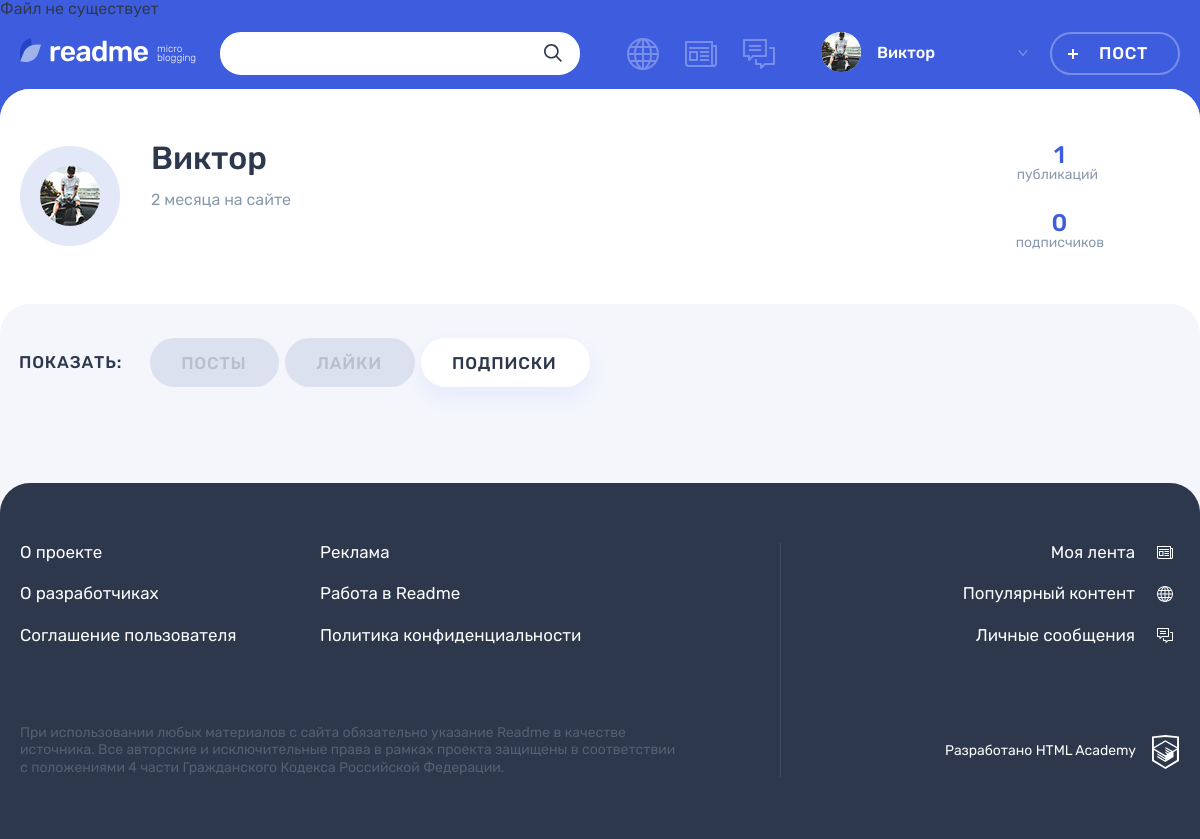
Page /profile.php?id=3&tab=subscriptions (signed in) on the committed database.
### tables this page shows
CREATE TABLE users (
    id INT AUTO_INCREMENT PRIMARY KEY,
    name VARCHAR(128) NOT NULL UNIQUE, 
    password VARCHAR(64) NOT NULL,
    email VARCHAR(128) NOT NULL UNIQUE,
    avatar_img VARCHAR(128),
    created_at TIMESTAMP DEFAULT CURRENT_TIMESTAMP
);

### helpers.php (called while the page is built, shortened)
<?php
function get_noun_plural_form(int $number, string $one, string $two, string $many): string
{
    $number = (int)$number;
    $mod10 = $number % 10;
    $mod100 = $number % 100;
    switch (true) {
        case ($mod10 >= 2 && $mod10 <= 4):
            return $two;
    }
}
function include_template($name, array $data = [])
{
    $name = 'templates/' . $name;
    extract($data);
    require $name;
    $result = ob_get_clean();
    return $result;
}
function make_datetime_relative($datetime, $end_string = " назад")
{
    $ts_input = strtotime($datetime);
    $ts_now = time();
    $count_minutes = ceil(($ts_now - $ts_input) / 60);
    $string = "";
    switch ($count_minutes) {
        case $count_minutes < 60 * 24 * 365:
            $count = ceil($count_minutes / 60 / 24 / 31);
            $string = $count . get_noun_plural_form($count, " месяц", " месяца", " месяцев");
            break;
    }
    $string .= $end_string;
    return $string;
}
function make_select_query($db_link, $sql, $one = false)
{
    $result = mysqli_query($db_link, $sql);
    if ($result) {
        if ($one) {
            return mysqli_fetch_assoc($result);
        }
        return mysqli_fetch_all($result, MYSQLI_ASSOC);
    }
}

### init.php (called while the page is built, shortened)
<?php
if (!isset($_SESSION['user'])) {
    header("Location: /index.php");
    exit();
} else {
    $is_auth = 1;
}
$user = $_SESSION['user'];
$header_my_nav = [
    [
        'page' => 'popular',
        'title' => 'Популярный контент'
    ],
    [
        'page' => 'feed',
        'title' => 'Моя лента'
    ],
    [
        'page' => 'messages',
        'title' => 'Личные сообщения'
    ]
];

### templates/profile-main.php (the view, shortened to what this page needs)
<main class="page__main page__main--profile">
    <div class="profile profile--<?=$tab; ?>">
        <div class="profile__user-wrapper">
            <div class="profile__user user container">
                <div class="profile__user-info user__info">
                    <div class="profile__avatar user__avatar">
                        <img class="profile__picture user__picture" src="img/<?=$user_profile['avatar_img']; ?>" alt="Аватар пользователя">
                    </div>
                <div class="profile__name-wrapper user__name-wrapper">
                    <span class="profile__name user__name"><?=$user_profile['name']; ?></span>
                    <time class="profile__user-time user__time" datetime="<?=$user_profile['created_at']; ?>"><?=make_datetime_relative($user_profile['created_at'], ' на сайте');?></time>
                </div>
            </div>
            <div class="profile__rating user__rating">
                <p class="profile__rating-item user__rating-item user__rating-item--publications">
                    <span class="user__rating-amount"><?=$user_profile['posts_count']; ?></span>
                    <span class="profile__rating-text user__rating-text">публикаций</span>
                </p>
                <p class="profile__rating-item user__rating-item user__rating-item--subscribers">
                    <span class="user__rating-amount"><?=$user_profile['subs']; ?></span>
                    <span class="profile__rating-text user__rating-text">подписчиков</span>
                </p>
            </div>
        </div>
        <div class="profile__tabs-wrapper tabs">
            <div class="container">
                <div class="profile__tabs filters">
                    <b class="profile__tabs-caption filters__caption">Показать:</b>
                    <ul class="profile__tabs-list filters__list tabs__list">
                        <?php foreach ($tabs as $element): ?>
                            <li class="profile__tabs-item filters__item tabs__item">
                                <a class="profile__tabs-link filters__button <?php if ($tab === $element['tab']): ?>filters__button--active button"<?php else: ?> button" href="/profile.php?<?=http_build_query(array_merge($_GET, ['tab' => $element['tab']]));?>"<?php endif; ?>><?=$element['title']; ?></a>
                            </li>
                        <?php endforeach; ?>
                    </ul>
                </div>
            </div>
        </div>
    </div>
</main>

### templates/layout.php (shortened to what this page needs)
<!DOCTYPE html>
<html lang="ru">
<head>
    <link rel="stylesheet" href="css/main.css">
</head>
<body class="page">
<header class="header">
    <div class="header__wrapper container">
        <div class="header__logo-wrapper">
            <a class="header__logo-link" href="index.php">
                <img class="header__logo" src="img/logo.svg" alt="Логотип readme" width="128" height="24">
            </a>
            <p class="header__topic">
                micro blogging
            </p>
        </div>
        <?php if ($is_auth === 1): ?>
        <form class="header__search-form form" action="/search.php" method="get">
            <div class="header__search">
                <input class="header__search-input form__input" name="query" type="search" value="<?=$search; ?>">
                <button class="header__search-button button" type="submit">
                    <svg class="header__search-icon" width="18" height="18">
                        <use xlink:href="#icon-search"></use>
                    </svg>
                </button>
            </div>
        </form>
        <?php endif; ?>
        <div class="header__nav-wrapper">
            <nav class="header__nav">
                <?php if ($is_auth === 1): ?>
                <ul class="header__my-nav">
                    <?php foreach ($header_my_nav as $element): ?>
                        <li class="header__my-page header__my-page--<?=$element['page']; ?>">
                            <a class="header__page-link<?php if ($page === $element['page']): ?> header__page-link--active"<?php else: ?>" href="<?=$element['page']; ?>.php"<?php endif; ?> title="<?=$element['title']?>">
                            </a>
                        </li>
                    <?php endforeach; ?>
                </ul>
                <ul class="header__user-nav">
                    <li class="header__profile">
                        <a class="header__profile-link" href="#">
                            <div class="header__avatar-wrapper">
                                <img class="header__profile-avatar" src="img/<?=$user['avatar_img']?>" alt="Аватар профиля">
                            </div>
                            <div class="header__profile-name">
                                <span>
                                    <?=$user['name'];?>
                                </span>
                                <svg class="header__link-arrow" width="10" height="6">
                                    <use xlink:href="#icon-arrow-right-ad"></use>
                                </svg>
                            </div>
                        </a>
                <?php endif; ?>
                    </li>
                    <?php if ($is_auth === 1): ?>
                        <?php if ($add_form): ?>
                        <li>
                            <a class="header__post-button header__post-button--active button button--transparent" href="/popular.php">Закрыть</a>
                        </li>
                        <?php else: ?>
                        <li>
                            <a class="header__post-button button button--transparent" href="/add.php">Пост</a>
                        </li>
                        <?php endif; ?>
                    <?php endif; ?>
                </ul>
            </nav>
        </div>
    </div>
</header>
<?=$content; ?>
<footer class="footer">
    <div class="footer__wrapper">
        <div class="footer__container container">
            <div class="footer__site-info">
                <div class="footer__site-nav">
                    <ul class="footer__info-pages">
                        <li class="footer__info-page">
                            <a class="footer__page-link" href="#">О проекте</a>
                        </li>
                        <li class="footer__info-page">
                            <a class="footer__page-link" href="#">Реклама</a>
                        </li>
                        <li class="footer__info-page">
                            <a class="footer__page-link" href="#">О разработчиках</a>
                        </li>
                        <li class="footer__info-page">
                            <a class="footer__page-link" href="#">Работа в Readme</a>
                        </li>
                        <li class="footer__info-page">
                            <a class="footer__page-link" href="#">Соглашение пользователя</a>
                        </li>
                        <li class="footer__info-page">
                            <a class="footer__page-link" href="#">Политика конфиденциальности</a>
                        </li>
                    </ul>
                </div>
                <p class="footer__license">
                    При использовании любых материалов с сайта обязательно указание Readme в качестве источника. Все авторские и исключительные права в рамках проекта защищены в соответствии с положениями 4 части Гражданского Кодекса Российской Федерации.
                </p>
            </div>
            <div class="footer__my-info">
                <ul class="footer__my-pages">
                    <li class="footer__my-page footer__my-page--feed">
                        <a class="footer__page-link" href="feed.php">Моя лента</a>
                    </li>
                    <li class="footer__my-page footer__my-page--popular">
                        <a class="footer__page-link" href="popular.php">Популярный контент</a>
                    </li>
                    <li class="footer__my-page footer__my-page--messages">
                        <a class="footer__page-link" href="messages.php">Личные сообщения</a>
                    </li>
                </ul>
                <div class="footer__copyright">
                    <a class="footer__copyright-link" href="#">
                        <span>Разработано HTML Academy</span>
                        <svg class="footer__copyright-logo" width="27" height="34">
                            <use xlink:href="#icon-htmlacademy"></use>
                        </svg>
                    </a>
                </div>
            </div>
        </div>
    </div>
</footer>
</body>
</html>

### rows in the picture
users: avatar_img (picture), name "Виктор", created_at "2 месяца на сайте"

### other values in the picture
$user_profile['posts_count'] "1"
$user_profile['subs'] "0"
$element['title'] "ПОСТЫ"
$element['title'] "ЛАЙКИ"
$element['title'] "ПОДПИСКИ"
